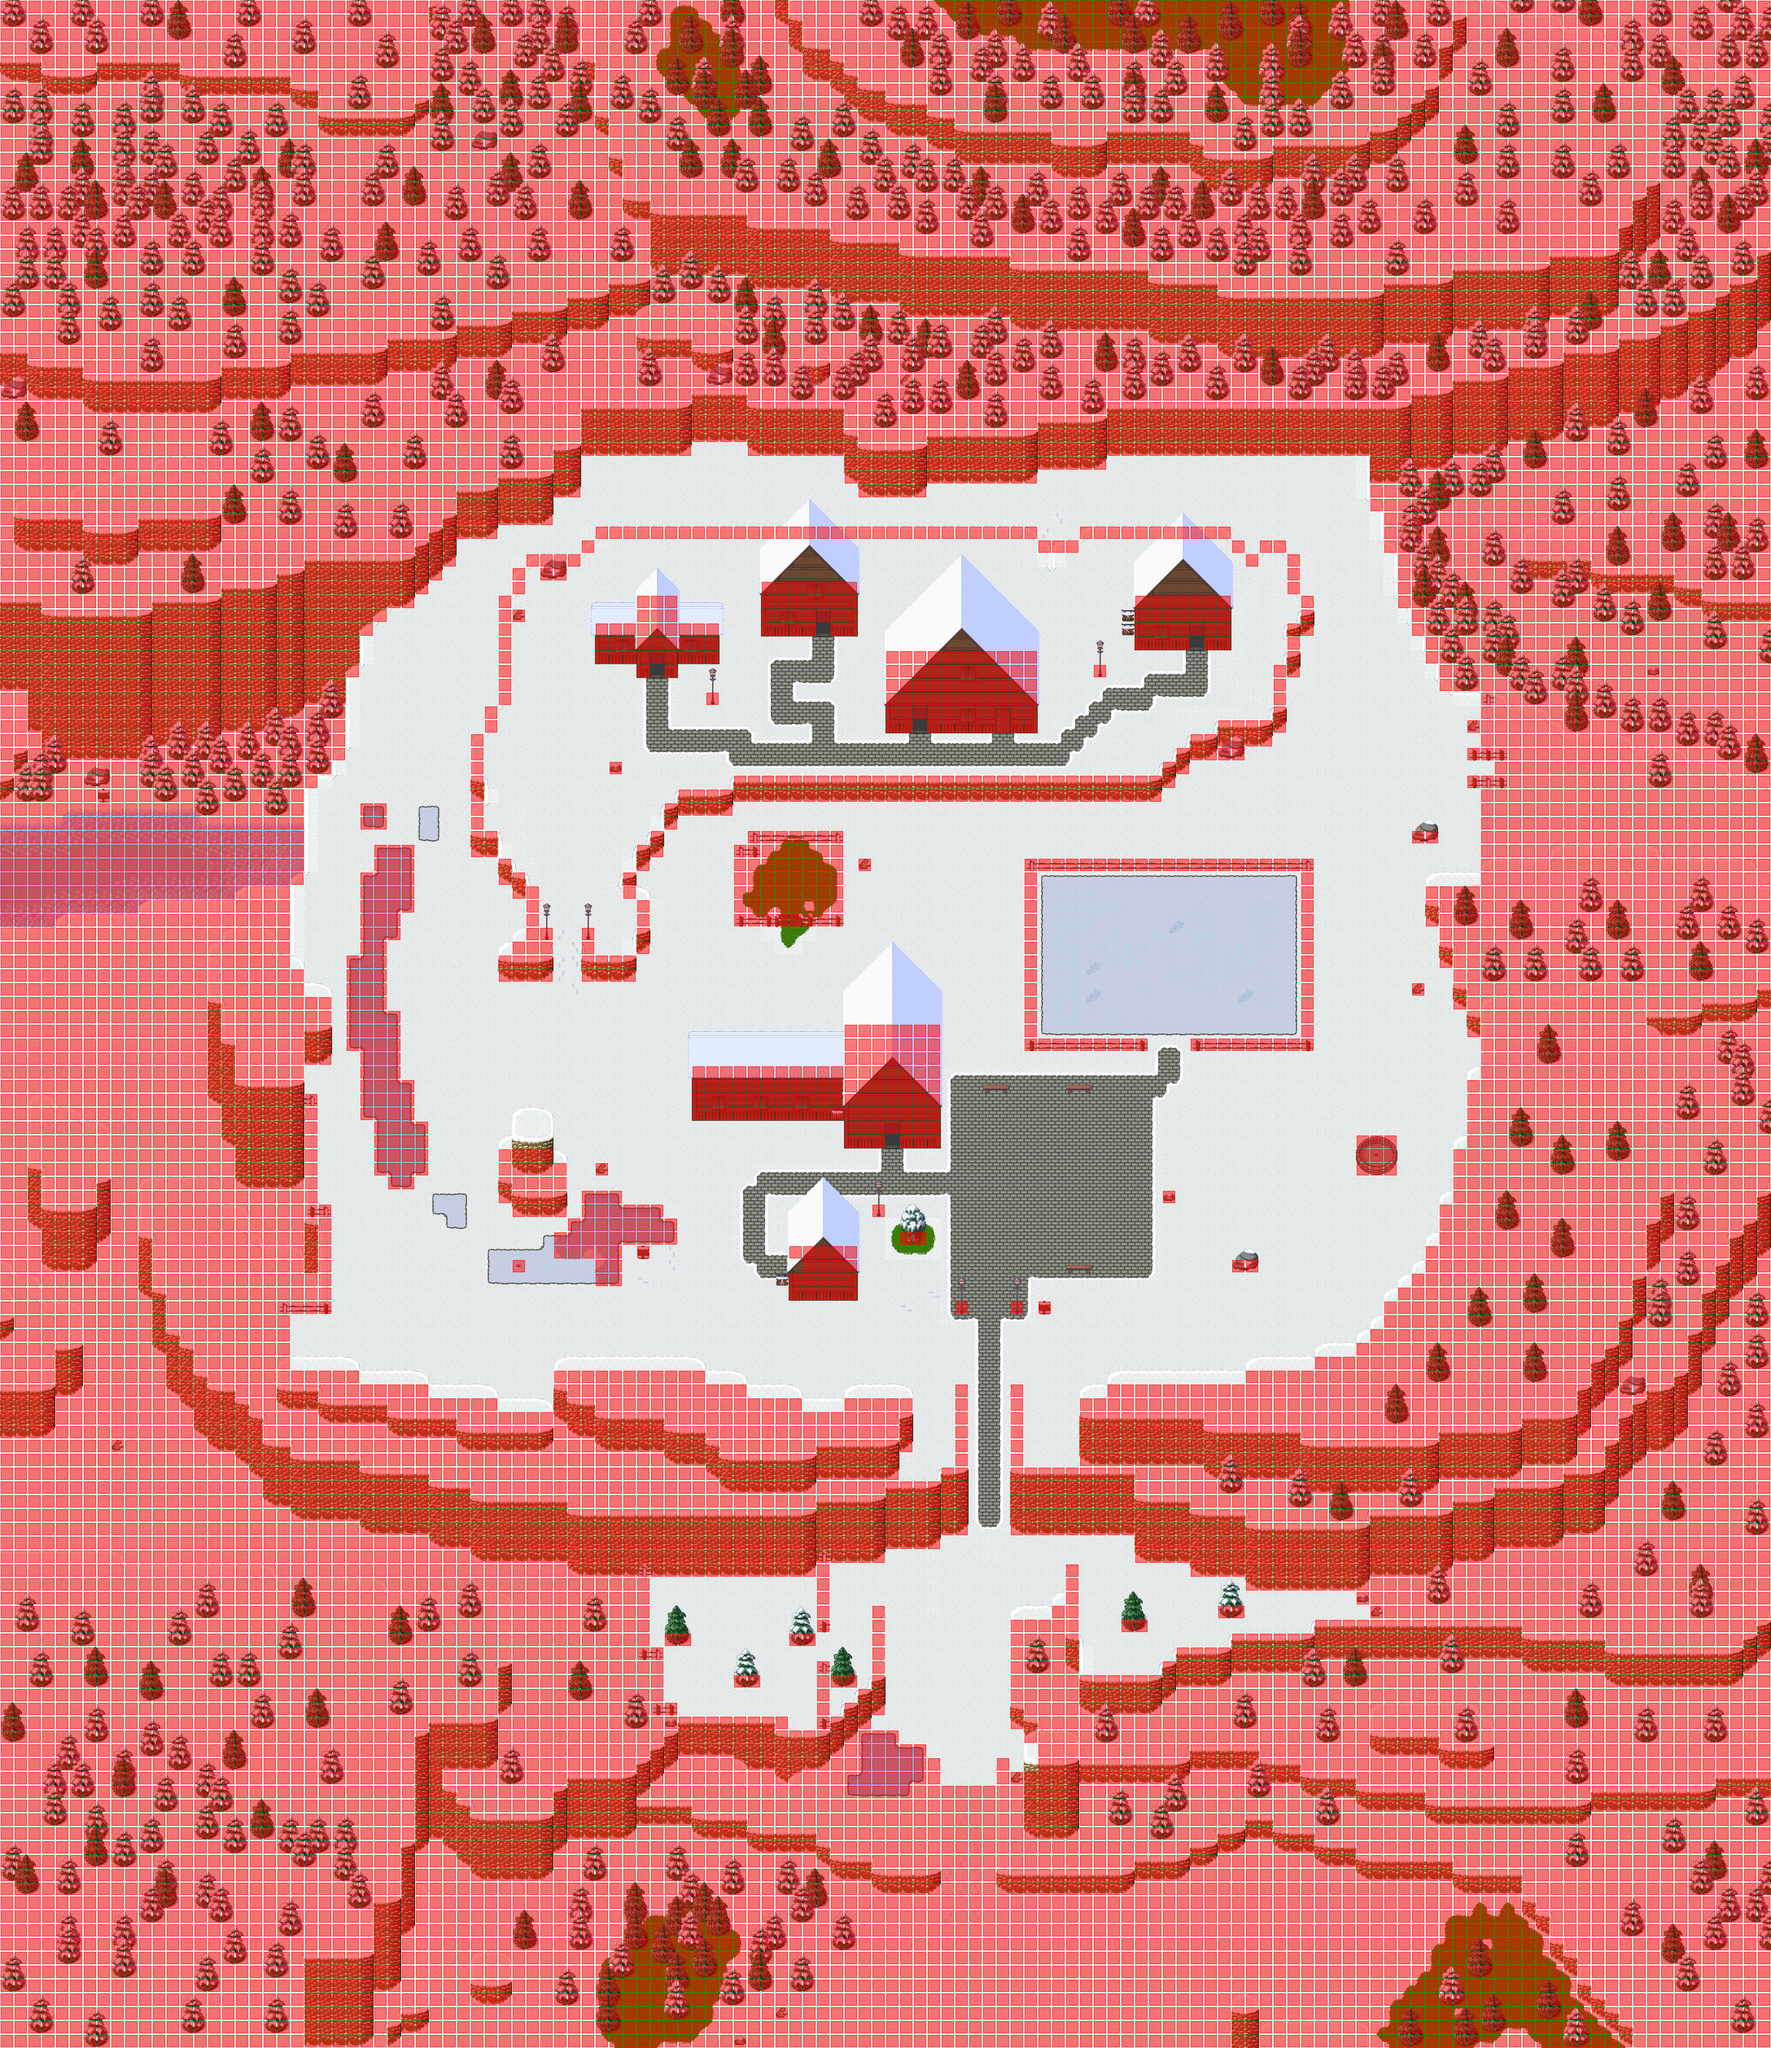

This game map was drawn from its Tiled (.tmx) file and the tilesets committed beside it. A one-line description and the trimmed map source follow:
An orthogonal 128x148 tile map with 32x32 px tiles, 6 tile layers (Ground, Ground2, Fringe, Over, ...), 7 tilesets and 24 objects (14x particle_effect, 9x warp, spawn).

<map version="1.0" orientation="orthogonal" width="128" height="148" tilewidth="32" tileheight="32">
 <properties>
  <property name="minimap" value="graphics/minimaps/020-1.png" />
  <property name="music" value="The Mana World - Snow Village.ogg" />
  <property name="name" value="Nivalis" />
 </properties>
 <tileset firstgid="1" name="Snow" tilewidth="32" tileheight="32">
  <image source="../graphics/tiles/Snow.png" width="512" height="512" />
 </tileset>
 <tileset firstgid="257" name="Snow x2" tilewidth="32" tileheight="64">
  <image source="../graphics/tiles/Snow_x2.png" width="512" height="64" />
 </tileset>
 <tileset firstgid="273" name="Snow x3" tilewidth="32" tileheight="96">
  <image source="../graphics/tiles/Snow_x3.png" width="512" height="96" />
 </tileset>
 <tileset firstgid="289" name="Snow_village" tilewidth="32" tileheight="32">
  <image source="../graphics/tiles/Snow_village.png" width="512" height="512" />
 </tileset>
 <tileset firstgid="545" name="Collision" tilewidth="32" tileheight="32">
  <image source="../graphics/tiles/collision.png" width="64" height="32" />
 </tileset>
 <tileset firstgid="547" name="Snow_ground" tilewidth="32" tileheight="32">
  <image source="../graphics/tiles/Snow_ground.png" trans="000000" width="352" height="224" />
 </tileset>
 <tileset firstgid="624" name="Snow_tree_x3" tilewidth="64" tileheight="96">
  <image source="../graphics/tiles/Snow_tree_x3.png" width="256" height="96" />
 </tileset>
 <layer name="Ground" width="128" height="148" opacity="0.98">
  <data>[18944 cells, 18944 non-empty, 60 distinct tile ids]</data>
 </layer>
 <layer name="Ground2" width="128" height="148">
  <data>[18944 cells, 5575 non-empty, 101 distinct tile ids]</data>
 </layer>
 <layer name="Fringe" width="128" height="148">
  <data>[18944 cells, 1017 non-empty, 70 distinct tile ids]</data>
 </layer>
 <layer name="Over" width="128" height="148">
  <data>[18944 cells, 40 non-empty, 23 distinct tile ids]</data>
 </layer>
 <layer name="Over2" width="128" height="148">
  <data>[18944 cells, 539 non-empty, 46 distinct tile ids]</data>
 </layer>
 <layer name="Collision" width="128" height="148">
  <data>[18944 cells, 14024 non-empty, 1 distinct tile ids]</data>
 </layer>
 <objectgroup name="Objects" width="0" height="0">
  <object name="To Ice Cave" type="warp" x="2400" y="1216" width="96" height="32">
   <properties>
    <property name="dest_map" value="020-3" />
    <property name="dest_x" value="992" />
    <property name="dest_y" value="832" />
   </properties>
  </object>
  <object name="To Nivalis Indoor" type="warp" x="1504" y="1536" width="32" height="32">
   <properties>
    <property name="dest_map" value="020-2" />
    <property name="dest_x" value="800" />
    <property name="dest_y" value="1120" />
   </properties>
  </object>
  <object name="To Nivalis House" type="warp" x="2112" y="1664" width="32" height="32">
   <properties>
    <property name="dest_map" value="020-2" />
    <property name="dest_x" value="2304" />
    <property name="dest_y" value="2240" />
   </properties>
  </object>
  <object name="graphics/particles/whirlpool.particle.xml" type="particle_effect" x="2000" y="4016" />
  <object name="graphics/particles/whirlpool.particle.xml" type="particle_effect" x="2032" y="4016" />
  <object name="graphics/particles/whirlpool.particle.xml" type="particle_effect" x="2000" y="4048" />
  <object name="graphics/particles/whirlpool.particle.xml" type="particle_effect" x="2032" y="4048" />
  <object name="graphics/particles/whirlpool.particle.xml" type="particle_effect" x="2064" y="4048" />
  <object name="graphics/particles/whirlpool.particle.xml" type="particle_effect" x="2096" y="4048" />
  <object name="graphics/particles/whirlpool.particle.xml" type="particle_effect" x="2000" y="4080" />
  <object name="graphics/particles/whirlpool.particle.xml" type="particle_effect" x="2032" y="4080" />
  <object name="graphics/particles/whirlpool.particle.xml" type="particle_effect" x="2064" y="4080" />
  <object name="graphics/particles/whirlpool.particle.xml" type="particle_effect" x="2096" y="4080" />
  <object name="graphics/particles/whirlpool.particle.xml" type="particle_effect" x="1968" y="4112" />
  <object name="graphics/particles/whirlpool.particle.xml" type="particle_effect" x="2000" y="4112" />
  <object name="graphics/particles/whirlpool.particle.xml" type="particle_effect" x="2032" y="4112" />
  <object name="graphics/particles/whirlpool.particle.xml" type="particle_effect" x="2064" y="4112" />
  <object name="To Nivalis Inn" type="warp" x="2048" y="2624" width="32" height="32">
   <properties>
    <property name="dest_map" value="020-2" />
    <property name="dest_x" value="3552" />
    <property name="dest_y" value="1024" />
   </properties>
  </object>
  <object name="To Armory" type="warp" x="2752" y="1472" width="32" height="32">
   <properties>
    <property name="dest_map" value="020-2" />
    <property name="dest_x" value="1024" />
    <property name="dest_y" value="2336" />
   </properties>
  </object>
  <object name="To Nivalis Shop" type="warp" x="1824" y="2912" width="32" height="32">
   <properties>
    <property name="dest_map" value="020-2" />
    <property name="dest_x" value="2080" />
    <property name="dest_y" value="736" />
   </properties>
  </object>
  <object name="To Snow Field" type="warp" x="2176" y="4096" width="128" height="32">
   <properties>
    <property name="dest_map" value="019-1" />
    <property name="dest_x" value="2240" />
    <property name="dest_y" value="704" />
   </properties>
  </object>
  <object name="To Nivalis Port" type="warp" x="3424" y="1760" width="32" height="32">
   <properties>
    <property name="dest_map" value="031-1" />
    <property name="dest_x" value="1216" />
    <property name="dest_y" value="1760" />
   </properties>
  </object>
  <object name="To Nivalis Storage" type="warp" x="1888" y="1440" width="32" height="32">
   <properties>
    <property name="dest_map" value="020-2" />
    <property name="dest_x" value="4064" />
    <property name="dest_y" value="2176" />
   </properties>
  </object>
  <object name="WhiteBell" type="spawn" x="0" y="0">
   <properties>
    <property name="eA_death" value="30000" />
    <property name="eA_spawn" value="100000" />
    <property name="max_beings" value="3" />
    <property name="monster_id" value="93" />
   </properties>
  </object>
 </objectgroup>
</map>
